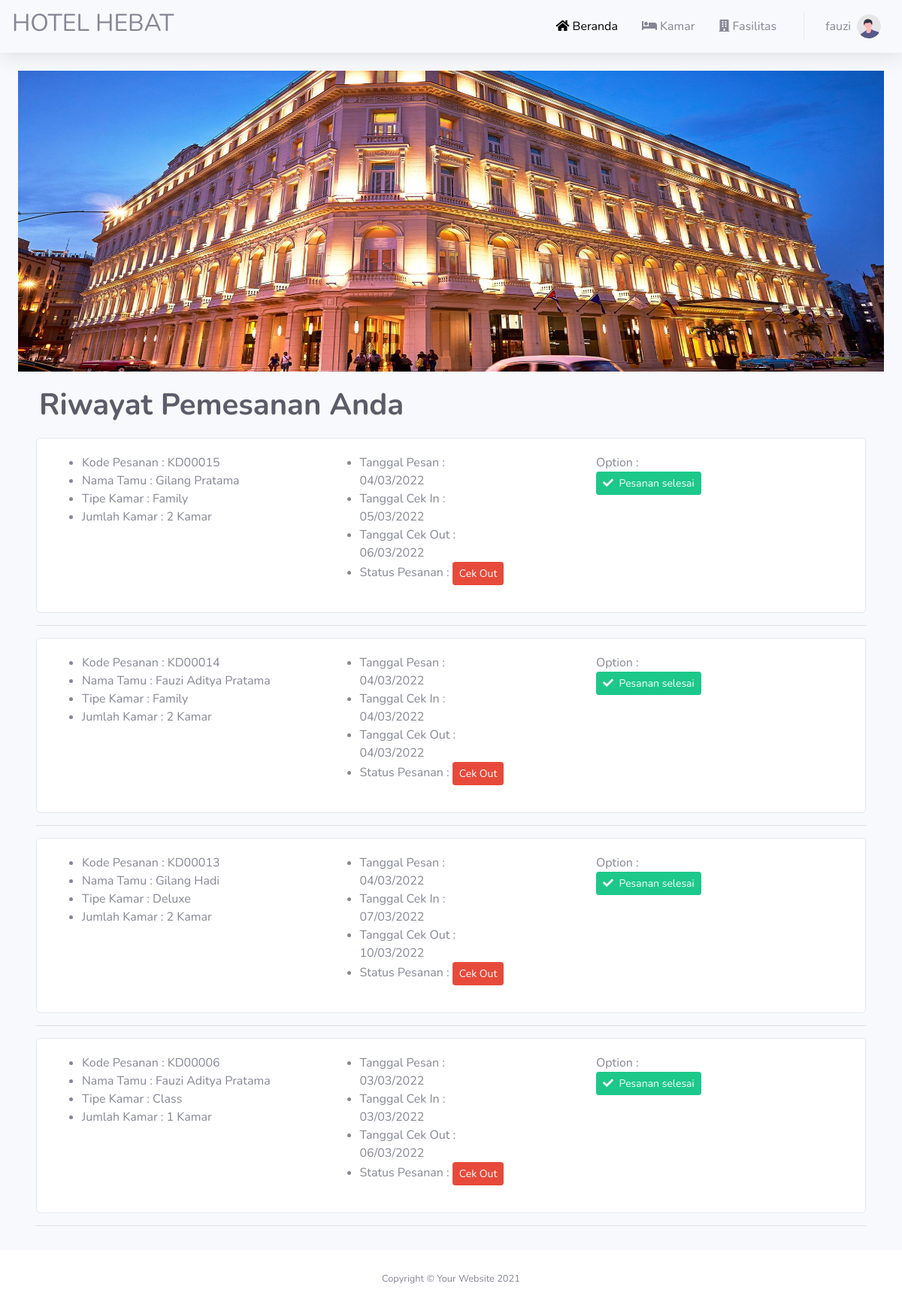
The app's page /riwayat.php (signed in) with its own data.
### tables this page shows
CREATE TABLE `user` (
  `id` int(11) NOT NULL,
  `username` varchar(100) NOT NULL,
  `password` varchar(100) NOT NULL,
  `nama` varchar(100) NOT NULL,
  `email` varchar(100) NOT NULL,
  `no_telpon` varchar(20) NOT NULL,
  `level` varchar(50) NOT NULL
);

CREATE TABLE `pemesanan` (
  `id` int(11) NOT NULL,
  `id_pemesanan` varchar(15) NOT NULL,
  `username` varchar(100) NOT NULL,
  `nama_tamu` varchar(100) NOT NULL,
  `tipe_kamar` varchar(100) NOT NULL,
  `jumlah` varchar(100) NOT NULL,
  `tgl_pesan` date NOT NULL,
  `tgl_cekin` date NOT NULL,
  `tgl_cekout` date NOT NULL,
  `status` varchar(50) NOT NULL
);

### riwayat.php (the view, shortened to what this page needs)
<?php
require './koneksi.php';
if (isset($_SESSION['pemesan'])) {
    $user = $_SESSION['pemesan'];
} elseif (!isset($_SESSION['pemesan'])) {
    if (isset($_SESSION['admin'])) {
        header('location:./admin/index.php');
    } elseif (isset($_SESSION['resepsionis'])) {
        header('location:./resepsionis/index.php');
    }
}
?>
<!DOCTYPE html>
<html lang="en">
<head>
    <?php include './layouts/heading.php'; ?>
</head>
<body id="page-top">
    <div id="wrapper">
        <div id="content-wrapper" class="d-flex flex-column">
            <div id="content">
                <nav class="navbar navbar-expand navbar-light bg-none topbar mb-4 static-top shadow">
                    <h2>HOTEL HEBAT</h3>
                        <ul class="navbar-nav ml-auto">
                            <li class="nav-item">
                                <a class="nav-link" href="./index.php" id="userDropdown" aria-haspopup="true" aria-expanded="false">
                                    <span class="mr-2 d-none d-lg-inline text-gray-600 active"><i class="fas fa-home"></i> Beranda</span>
                                </a>
                            </li>
                            <li class="nav-item">
                                <a class="nav-link" href="./kamar.php" id="userDropdown" aria-haspopup="true" aria-expanded="false">
                                    <span class="mr-2 d-none d-lg-inline text-gray-600"><i class="fas fa-bed"></i> Kamar</span>
                                </a>
                            </li>
                            <li class="nav-item">
                                <a class="nav-link" href="./fasilitas.php" id="userDropdown" aria-haspopup="true" aria-expanded="false">
                                    <span class="mr-2 d-sm-none d-lg-inline text-gray-600"><i class="fas fa-building"></i> Fasilitas</span>
                                </a>
                            </li>
                            <?php
                            if ($user == "") {
                            ?>
                                <li class="nav-item my-auto d-none d-lg-inline">
                                    <a href="./daftar.php" class="btn">Daftar</a>
                                    <a href="./login.php" class="btn btn-success">Masuk</a>
                                </li>
                                <li class="nav-item dropdown no-arrow">
                                    <a class="nav-link dropdown-toggle d-md-none" href="#" id="userDropdown" role="button" data-toggle="dropdown" aria-haspopup="true" aria-expanded="false">
                                        <button class="btn btn-link d-md-none rounded-circle">
                                            <i class="fa fa-bars"></i>
                                        </button>
                                    </a>
                                    <div class="dropdown-menu dropdown-menu-right shadow animated--grow-in" aria-labelledby="userDropdown">
                                        <div class="dropdown-divider d-md-none"></div>
                                        <a class="dropdown-item d-md-none" href="./index.php">
                                            <i class="fas fa-home fa-sm fa-fw mr-2 text-gray-400"></i>
                                            Beranda
                                        </a>
                                        <a class="dropdown-item d-md-none" href="./kamar.php">
                                            <i class="fas fa-bed fa-sm fa-fw mr-2 text-gray-400"></i>
                                            Kamar
                                        </a>
                                        <a class="dropdown-item d-md-none" href="./fasilitas.php">
                                            <i class="fas fa-building fa-sm fa-fw mr-2 text-gray-400"></i>
                                            Fasilitas
                                        </a>
                                        <div class="dropdown-divider"></div>
                                        <div class="p-1 d-md-none">
                                            <a class="btn" href="./daftar.php">
                                                Daftar
                                            </a>
                                            <a class="btn btn-success" href="./login.php">
                                                Masuk
                                            </a>
                                        </div>
                                    </div>
                                </li>
                            <?php
                            } elseif ($user != "") {
                                $sql = mysqli_query($conn, "SELECT * FROM user WHERE username = '$user' ");
                                $data = mysqli_fetch_assoc($sql);
                            ?>
                                <li class="nav-item dropdown no-arrow">
                                    <a class="nav-link dropdown-toggle" href="#" id="userDropdown" role="button" data-toggle="dropdown" aria-haspopup="true" aria-expanded="false">
                                        <span class="mr-2 d-none d-lg-inline text-gray-600">
                                            <?= $data['username'] ?>
                                        </span>
                                        <img class="img-profile rounded-circle d-none d-lg-inline" src="./layout/img/undraw_profile.svg">
                                    </a>
                                </li>
                            <?php
                            }
                            ?>
                        </ul>
                </nav>
                <div class="container-fluid" style="min-height: 450px;">
                    <img src="./img/banner.jpg" alt="banner" class="d-block w-100" style="height: 400px;">
                    <div class="container-fluid py-3">
                        <h1 class="p-1 text-dark" style="font-weight: bold;">Riwayat Pemesanan Anda</h1>
                        <?php
                        $sql = mysqli_query($conn, "SELECT * FROM pemesanan WHERE username = '$user' ORDER BY id_pemesanan DESC ");
                        while ($data = mysqli_fetch_assoc($sql)) {
                        ?>
                            <div class="card my-3">
                                <div class="card-body">
                                    <div class="row">
                                        <div class="col-sm-12 col-md-7">
                                            <div class="row">
                                                <div class="col-md-6">
                                                    <ul>
                                                        <li><span>Kode Pesanan : <?= $data['id_pemesanan'] ?></span></li>
                                                        <li><span>Nama Tamu : <?= $data['nama_tamu'] ?></span></li>
                                                        <li><span>Tipe Kamar : <?= $data['tipe_kamar'] ?></span></li>
                                                        <li><span>Jumlah Kamar : <?= $data['jumlah'] ?> Kamar</span></li>
                                                    </ul>
                                                </div>
                                                <div class="col-md-1"></div>
                                                <div class="col-md-5">
                                                    <ul>
                                                        <?php
                                                        $tanggal = explode("-", $data['tgl_pesan']);
                                                        $tahun = $tanggal[0];
                                                        $bulan = $tanggal[1];
                                                        $tanggal = $tanggal[2];
                                                        $tanggal_baru = $tanggal . "/" . $bulan . "/" . $tahun;
                                                        ?>
                                                        <li><span>Tanggal Pesan : <?= $tanggal_baru ?></span></li>
                                                        <?php
                                                        $tanggal = explode("-", $data['tgl_cekin']);
                                                        $tahun = $tanggal[0];
                                                        $bulan = $tanggal[1];
                                                        $tanggal = $tanggal[2];
                                                        $tanggal_cekin = $tanggal . "/" . $bulan . "/" . $tahun;
                                                        ?>
                                                        <li><span>Tanggal Cek In : <?= $tanggal_cekin ?></span></li>
                                                        <?php
                                                        $tanggal = explode("-", $data['tgl_cekout']);
                                                        $tahun = $tanggal[0];
                                                        $bulan = $tanggal[1];
                                                        $tanggal = $tanggal[2];
                                                        $tanggal_cekout = $tanggal . "/" . $bulan . "/" . $tahun;
                                                        ?>
                                                        <li><span>Tanggal Cek Out : <?= $tanggal_cekout ?></span></li>
                                                        <li><span>Status Pesanan :
                                                                <?php
                                                                $today = date('Y-m-d');
                                                                if ($today < $data['tgl_cekin']) {
                                                                    echo '<span class="btn btn-sm btn-info" style="cursor: auto;">Booking</span>';
                                                                } elseif (($today >= $data['tgl_cekin']) and ($today < $data['tgl_cekout'])) {
                                                                    echo '<span class="btn btn-sm btn-success px-3" style="cursor: auto;">Cek In</span>';
                                                                    mysqli_query($conn, "UPDATE pemesanan SET status = 'Cek In' WHERE id_pemesanan = '$data[id_pemesanan]' ");
                                                                } elseif ($today >= $data['tgl_cekout']) {
                                                                    echo '<span class="btn btn-sm btn-danger" style="cursor: auto;">Cek Out</span>';
                                                                }
                                                                ?>
                                                            </span>
                                                        </li>
                                                    </ul>
                                                </div>
                                            </div>
                                        </div>
                                        <div class="col-lg-1"></div>
                                        <div class="col-sm-12 col-md-4">
                                            <span>Option :</span>
                                            <div class="d-flex">
                                                <?php
                                                if ($today < $data['tgl_cekin']) {
                                                ?>
                                                    <a target="_blank" href="./cetak.php?id=<?= $data['id_pemesanan'] ?>" class="btn btn-sm btn-warning mr-2"><i class="fas fa-print mr-1"></i> Cetak pesanan</a>
                                                    <a href="" class="btn btn-sm btn-danger"><i class="fas fa-times-circle mr-1"></i> Batalkan pesanan</a>
                                                <?php
                                                } elseif (($today >= $data['tgl_cekin']) and ($today < $data['tgl_cekout'])) {
                                                ?>
                                                    <a target="_blank" href="./cetak.php?id=<?= $data['id_pemesanan'] ?>" class="btn btn-sm btn-warning mr-2"><i class="fas fa-print mr-1"></i> Cetak pesanan</a>
                                                    <a target="" href="./cetak2.php" class="btn btn-sm btn-info mr-2"><i class="fas fa-print mr-1"></i> Testing</a>
                                                <?php
                                                } elseif ($today >= $data['tgl_cekout']) {
                                                ?>
                                                    <a class="btn btn-sm btn-success mr-2"><i class="fas fa-check mr-1"></i> Pesanan selesai</a>
                                                <?php
                                                }
                                                ?>
                                            </div>
                                        </div>
                                    </div>
                                </div>
                            </div>
                            <hr>
                        <?php
                        }
                        ?>
                    </div>
                </div>
            </div>
            <footer class="sticky-footer bg-white">
                <div class="container my-auto">
                    <div class="copyright text-center my-auto">
                        <span>Copyright &copy; Your Website 2021</span>
                    </div>
                </div>
            </footer>
        </div>
    </div>
</body>
</html>

### style/main.css (style rules this page uses)
.active { color: black !important; }

### records on screen
user: username "fauzi"
pemesanan: id_pemesanan "KD00015", nama_tamu "Gilang Pratama", tipe_kamar "Family", jumlah "2", tgl_pesan "04/03/2022", tgl_cekin "05/03/2022", tgl_cekout "06/03/2022", shows "Cek Out", shows "Pesanan selesai"
pemesanan: id_pemesanan "KD00014", nama_tamu "Fauzi Aditya Pratama", tipe_kamar "Family", jumlah "2", tgl_pesan "04/03/2022", tgl_cekin "04/03/2022", tgl_cekout "04/03/2022", shows "Cek Out", shows "Pesanan selesai"
pemesanan: id_pemesanan "KD00013", nama_tamu "Gilang Hadi", tipe_kamar "Deluxe", jumlah "2", tgl_pesan "04/03/2022", tgl_cekin "07/03/2022", tgl_cekout "10/03/2022", shows "Cek Out", shows "Pesanan selesai"
pemesanan: id_pemesanan "KD00006", nama_tamu "Fauzi Aditya Pratama", tipe_kamar "Class", jumlah "1", tgl_pesan "03/03/2022", tgl_cekin "03/03/2022", tgl_cekout "06/03/2022", shows "Cek Out", shows "Pesanan selesai"
